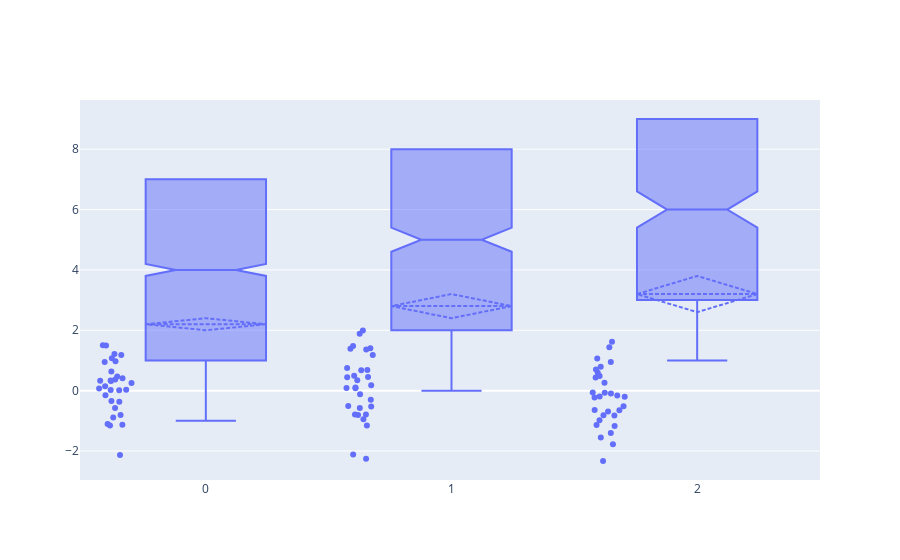

Write notebook code for a chart like this one.
### Code cell
import plotly.graph_objects as go

fig = go.Figure()

fig.add_trace(go.Box(y=[df['A'], df['B'], df['C']], name="Precompiled Quartiles"))

fig.update_traces(q1=[ 1, 2, 3 ], median=[ 4, 5, 6 ],
                  q3=[ 7, 8, 9 ], lowerfence=[-1, 0, 1],
                  upperfence=[5, 6, 7], mean=[ 2.2, 2.8, 3.2 ],
                  sd=[ 0.2, 0.4, 0.6 ], notchspan=[ 0.2, 0.4, 0.6 ] )

fig.show()

### Figure 1 — Plotly figure (JSON) as saved in the notebook; plotly's stock layout.template omitted (floating-point values rounded to 4 significant figures)
{"data": [{"lowerfence": [-1, 0, 1], "mean": [2.2, 2.8, 3.2], "median": [4, 5, 6], "name": "Precompiled Quartiles", "notchspan": [0.2, 0.4, 0.6], "q1": [1, 2, 3], "q3": [7, 8, 9], "sd": [0.2, 0.4, 0.6], "type": "box", "upperfence": [5, 6, 7], "y": [[0.02633, 0.2538, 0.6367, -0.3696, -0.157, 1.494, 0.008627, -0.887, -0.8077, 0.06703, -1.134, 0.01762, 0.3297, 0.9499, 1.071, 0.4646, 1.182, -0.3475, -0.5736, 1.505, 0.3676, 0.3216, -1.159, -2.134, -1.104, 1.214, 0.4078, 0.1413, 0.9757, 0.3375], [-0.5781, 0.3457, 1.179, -2.257, 0.7477, 1.991, 0.4939, 0.1046, -0.9465, -0.7926, 0.4529, 1.406, -1.157, -0.8105, -0.3035, 0.1763, 1.884, 1.365, -0.5121, 1.385, -2.119, 1.478, 0.6723, -0.1168, -0.7882, 0.6844, 0.445, -0.525, 0.07952, 0.08563], [-0.6401, -0.2009, -0.8241, 0.7908, -0.8136, -0.5143, -0.6904, -0.9777, -1.552, 0.4388, 0.9511, -0.09539, 0.5946, -1.137, -0.1942, -1.403, 1.067, -1.176, -0.06748, -0.2243, 0.6998, -0.06501, 0.2607, 1.441, 1.621, -0.1635, -0.6492, 0.4821, -1.779, -2.332]]}], "layout": {}}
